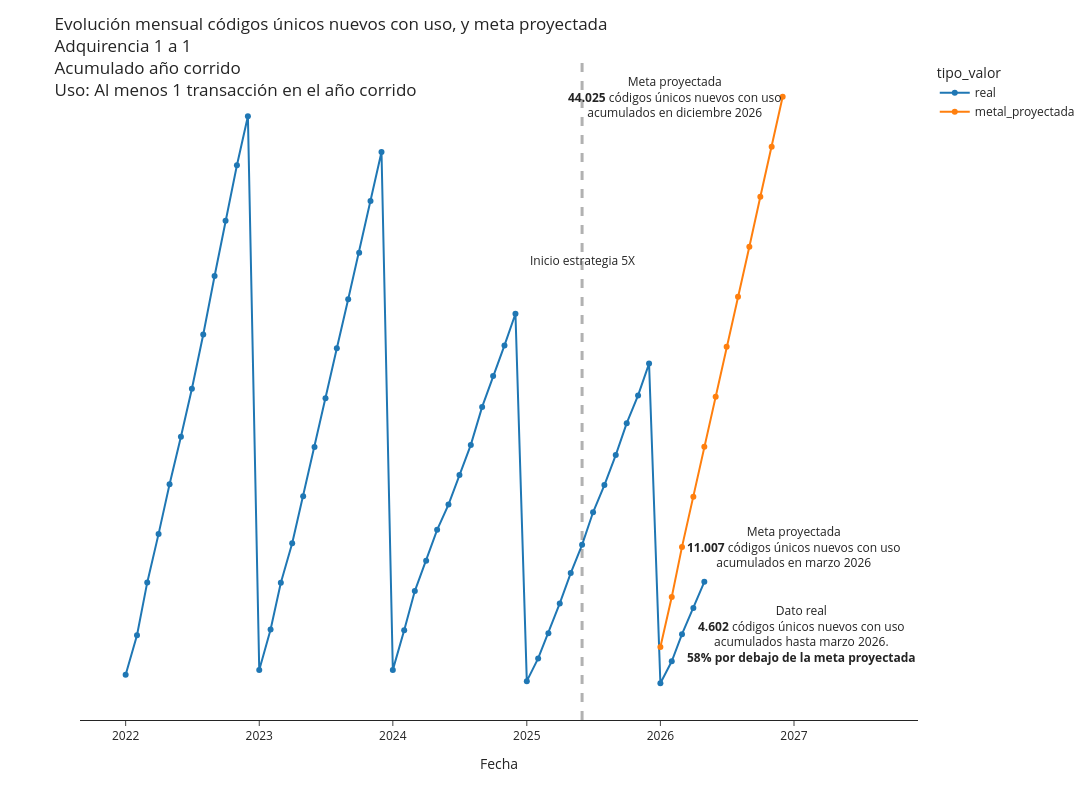

Write notebook code for a chart like this one.
### Code cell
fig = px.line(df_plot, x="fecha", y="valor", color='tipo_valor',markers=True, template='simple_white', width=1600, height=800)
fig.add_vline(x='2025-06-01', line_width=3, line_dash="dash")
fig.update_layout(
    title={
        'text': 'Evolución mensual códigos únicos nuevos con uso, y meta proyectada<br>Adquirencia 1 a 1<br>Acumulado año corrido<br>Uso: Al menos 1 transacción en el año corrido',
        'xanchor': 'left',
        'yanchor': 'top'},
    xaxis=dict(
            title=dict(
                text="Fecha"
            )),
    yaxis=dict(
            title=dict(
                text="Número de códigos únicos nuevos con uso<br>acumulados año corrido<br>adquirencia 1 a 1"
            ))
)
fig.update_yaxes(visible=False)
fig.add_annotation(x='2025-06-01', y=32000,
            text="Inicio estrategia 5X",
            showarrow=False,
            arrowhead=1)

fig.add_annotation(x='2026-12-01', y=44028,
            text="Meta proyectada<br><b>44.025</b> códigos únicos nuevos con uso<br>acumulados en diciembre 2026",
            showarrow=False,
            xanchor='right')
fig.add_annotation(x='2026-03-01', y=11007,
            text="Meta proyectada<br><b>11.007</b> códigos únicos nuevos con uso<br>acumulados en marzo 2026",
            showarrow=False,
            xanchor='left',
            xshift=3)
fig.add_annotation(x='2026-03-01', y=4602,
            text="Dato real<br><b>4.602</b> códigos únicos nuevos con uso<br>acumulados hasta marzo 2026.<br><b>58% por debajo de la meta proyectada</b>",
            showarrow=False,
            xanchor='left',
            xshift=3)

fig.show()

### Figure 1 — Plotly figure (JSON) as saved in the notebook; plotly's stock layout.template omitted (floating-point values rounded to 4 significant figures)
{"data": [{"hovertemplate": "tipo_valor=real<br>fecha=%{x}<br>valor=%{y}<extra></extra>", "legendgroup": "real", "line": {"color": "#1F77B4", "dash": "solid"}, "marker": {"symbol": "circle"}, "mode": "lines+markers", "name": "real", "orientation": "v", "showlegend": true, "type": "scatter", "x": ["2026-05-01T00:00:00", "2026-04-01T00:00:00", "2026-03-01T00:00:00", "2026-02-01T00:00:00", "2026-01-01T00:00:00", "2025-12-01T00:00:00", "2025-11-01T00:00:00", "2025-10-01T00:00:00", "2025-09-01T00:00:00", "2025-08-01T00:00:00", "2025-07-01T00:00:00", "2025-06-01T00:00:00", "2025-05-01T00:00:00", "2025-04-01T00:00:00", "2025-03-01T00:00:00", "2025-02-01T00:00:00", "2025-01-01T00:00:00", "2024-12-01T00:00:00", "2024-11-01T00:00:00", "2024-10-01T00:00:00", "2024-09-01T00:00:00", "2024-08-01T00:00:00", "2024-07-01T00:00:00", "2024-06-01T00:00:00", "2024-05-01T00:00:00", "2024-04-01T00:00:00", "2024-03-01T00:00:00", "2024-02-01T00:00:00", "2024-01-01T00:00:00", "2023-12-01T00:00:00", "2023-11-01T00:00:00", "2023-10-01T00:00:00", "2023-09-01T00:00:00", "2023-08-01T00:00:00", "2023-07-01T00:00:00", "2023-06-01T00:00:00", "2023-05-01T00:00:00", "2023-04-01T00:00:00", "2023-03-01T00:00:00", "2023-02-01T00:00:00", "2023-01-01T00:00:00", "2022-12-01T00:00:00", "2022-11-01T00:00:00", "2022-10-01T00:00:00", "2022-09-01T00:00:00", "2022-08-01T00:00:00", "2022-07-01T00:00:00", "2022-06-01T00:00:00", "2022-05-01T00:00:00", "2022-04-01T00:00:00", "2022-03-01T00:00:00", "2022-02-01T00:00:00", "2022-01-01T00:00:00"], "xaxis": "x", "y": [8447, 6523, 4602, 2617, 1004, 24455, 22119, 20079, 17741, 15543, 13549, 11155, 9084, 6861, 4674, 2828, 1159, 28109, 25789, 23547, 21278, 18489, 16281, 14112, 12260, 9995, 7763, 4888, 1985, 39969, 36374, 32585, 29174, 25578, 21917, 18330, 14716, 11281, 8370, 4945, 1975, 42597, 39008, 34928, 30883, 26588, 22607, 19087, 15602, 11960, 8402, 4531, 1628], "yaxis": "y"}, {"hovertemplate": "tipo_valor=metal_proyectada<br>fecha=%{x}<br>valor=%{y}<extra></extra>", "legendgroup": "metal_proyectada", "line": {"color": "#FF7F0E", "dash": "solid"}, "marker": {"symbol": "circle"}, "mode": "lines+markers", "name": "metal_proyectada", "orientation": "v", "showlegend": true, "type": "scatter", "x": ["2026-01-01T00:00:00", "2026-02-01T00:00:00", "2026-03-01T00:00:00", "2026-04-01T00:00:00", "2026-05-01T00:00:00", "2026-06-01T00:00:00", "2026-07-01T00:00:00", "2026-08-01T00:00:00", "2026-09-01T00:00:00", "2026-10-01T00:00:00", "2026-11-01T00:00:00", "2026-12-01T00:00:00"], "xaxis": "x", "y": [3669, 7338, 11007, 14676, 18345, 22014, 25683, 29352, 33021, 36690, 40359, 44028], "yaxis": "y"}], "layout": {"annotations": [{"arrowhead": 1, "showarrow": false, "text": "Inicio estrategia 5X", "x": "2025-06-01", "y": 32000}, {"showarrow": false, "text": "Meta proyectada<br><b>44.025</b> códigos únicos nuevos con uso<br>acumulados en diciembre 2026", "x": "2026-12-01", "xanchor": "right", "y": 44028}, {"showarrow": false, "text": "Meta proyectada<br><b>11.007</b> códigos únicos nuevos con uso<br>acumulados en marzo 2026", "x": "2026-03-01", "xanchor": "left", "xshift": 3, "y": 11007}, {"showarrow": false, "text": "Dato real<br><b>4.602</b> códigos únicos nuevos con uso<br>acumulados hasta marzo 2026.<br><b>58% por debajo de la meta proyectada</b>", "x": "2026-03-01", "xanchor": "left", "xshift": 3, "y": 4602}], "height": 800, "legend": {"title": {"text": "tipo_valor"}, "tracegroupgap": 0}, "margin": {"t": 60}, "shapes": [{"line": {"dash": "dash", "width": 3}, "type": "line", "x0": "2025-06-01", "x1": "2025-06-01", "xref": "x", "y0": 0, "y1": 1, "yref": "y domain"}], "title": {"text": "Evolución mensual códigos únicos nuevos con uso, y meta proyectada<br>Adquirencia 1 a 1<br>Acumulado año corrido<br>Uso: Al menos 1 transacción en el año corrido", "xanchor": "left", "yanchor": "top"}, "width": 1600, "xaxis": {"anchor": "y", "domain": [0, 1], "title": {"text": "Fecha"}}, "yaxis": {"anchor": "x", "domain": [0, 1], "title": {"text": "Número de códigos únicos nuevos con uso<br>acumulados año corrido<br>adquirencia 1 a 1"}, "visible": false}}}
